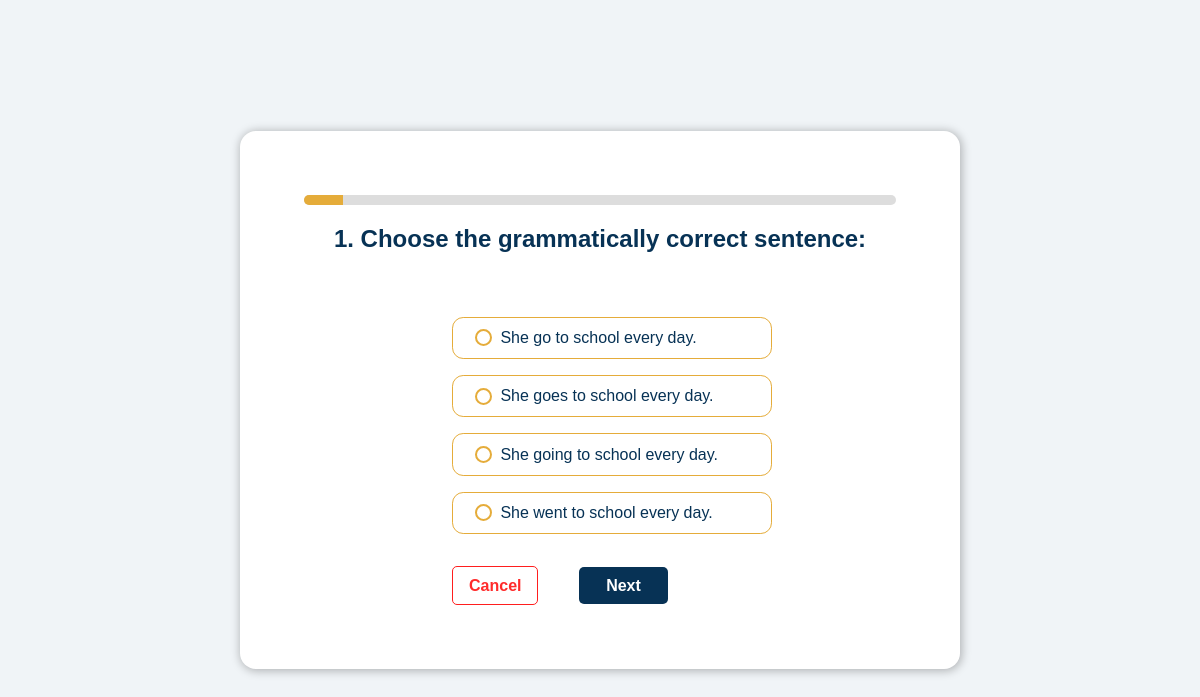
/test (signed in), run on the app's committed database.
### tables this page shows
CREATE TABLE questions (
    id INTEGER PRIMARY KEY AUTOINCREMENT,
    question TEXT NOT NULL,
    option1 TEXT NOT NULL,
    option2 TEXT NOT NULL,
    option3 TEXT NOT NULL,
    option4 TEXT NOT NULL,
    togri INTEGER NOT NULL
);

### app.py (the view)
@app.route("/test", methods=["GET", "POST"])
def test():
    if "user_id" not in session:
        return redirect(url_for("login"))
    conn = conn_databaza()
    cursor = conn.cursor()
    if "question_index" not in session:
        session["question_index"] = 0
        session["ball"] = 0
    cursor.execute("SELECT * FROM questions ORDER BY id LIMIT 1 OFFSET ?", (session["question_index"],))
    question = cursor.fetchone()
    conn.close()
    if not question:
        return redirect(url_for("result"))
    if request.method == "POST":
        belgilash = request.form.get("option")
        if belgilash and int(belgilash) == question["togri"]:
            session["ball"] += 1
        session["question_index"] += 1
        return redirect(url_for("test"))
    return render_template("test.html", question=question, index=session["question_index"] + 1)

### app.py (called while the page is built)
def conn_databaza():
    conn = sqlite3.connect("users.db")
    conn.row_factory = sqlite3.Row
    return conn

### templates/test.html (shortened to what this page needs)
<!DOCTYPE html>
<html lang="en">
<head>
    <link rel="stylesheet" href="/static/test.css">
</head>
<body>
  <main>
      <div class="progress-container">
          <div class="progress-bar" id="progress-bar"></div>
      </div>
      <h2>{{ question["question"] }}</h2>
      <form id="test-form" action="/test" method="POST">
          <span class="test-form">
              <input type="radio" name="option" value="1" required> <p>{{ question["option1"] }}</p>
          </span>
          <span class="test-form">
              <input type="radio" name="option" value="2"> <p>{{ question["option2"] }}</p>
          </span>
          <span class="test-form">
              <input type="radio" name="option" value="3"> <p>{{ question["option3"] }}</p>
          </span>
          <span class="test-form">
              <input type="radio" name="option" value="4"> <p>{{ question["option4"] }}</p>
          </span>
          <span class="test-button">
              <button type="button" id="cancel-button" class="cancel">Cancel</button>
              <button type="submit">Next</button>
          </span>
      </form>
  </main>
</body>
</html>

### static/test.css (style rules this page uses)
*, html { margin: 0; padding: 0; box-sizing: border-box; }
body { font-family: "Mulish", sans-serif; background-color: rgb(240, 244, 247); display: flex; justify-content: center; align-items: center; flex-direction: column; height: 100vh; width: 100vw; }
main { background-color: rgb(255, 255, 255); font-family: "Mulish", sans-serif; color: #073255; box-shadow: 1px 1px 10px 1px rgba(0, 0, 0, 0.27); padding: 4rem; border-radius: 1rem; width: 60%; display: flex; flex-direction: column; }
h2 { color: #073255; font-weight: 800; font-size: 1.5rem; text-align: center; margin-bottom: 4rem; }
form { display: flex; flex-direction: column; justify-content: center; gap: 1rem; width: 50%; align-self: center; }
.test-form { display: flex; align-items: center; gap: 0.5rem; border: rgb(229, 172, 58) 1px solid; padding: 0.7rem 1.4rem; width: 20rem; border-radius: 0.7rem; }
.progress-container { width: 100%; background-color: #ddd; height: 10px; border-radius: 10px; margin-bottom: 20px; overflow: hidden; }
.progress-bar { height: 100%; width: 0%; background-color: rgb(229, 172, 58); transition: width 0.1s linear; }
.test-button { display: flex; justify-content: space-between; align-items: center; margin-right: 5rem; margin-top: 1rem; }
button { padding: 0.6rem 1.7rem; border-radius: 5px; font-weight: 700; border: none; color: white; background-color: #073255; font-size: 1rem; cursor: pointer; font-family: "Mulish", sans-serif; }
button.cancel { background-color: white; border: #ff1e1e 1px solid; color: #ff2b2b; padding: 0.6rem 1rem; text-align: center; }
input[type="radio"] { appearance: none; width: 17px; height: 17px; border: 2px solid rgb(229, 172, 58); border-radius: 50%; background-color: #ffffff; cursor: pointer; display: inline-block; vertical-align: middle; }

### data on the page
questions: question "1. Choose the grammatically correct sentence:", option1 "She go to school every day.", option2 "She goes to school every day.", option3 "She going to school every day.", option4 "She went to school every day."
